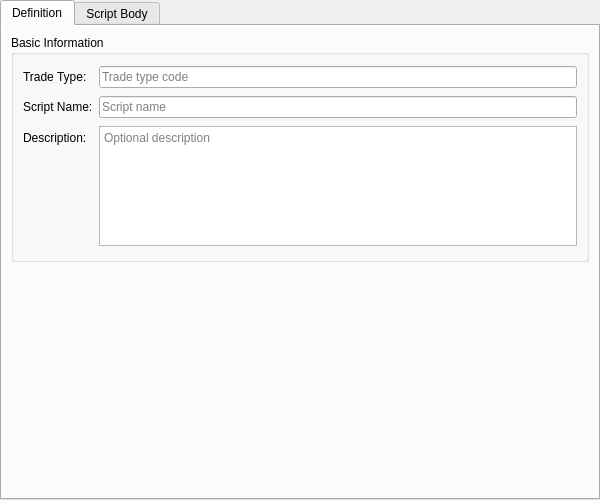
<?xml version="1.0" encoding="UTF-8"?>
<ui version="4.0">
 <class>ScriptedInstrumentForm</class>
 <widget class="QWidget" name="ScriptedInstrumentForm">
  <property name="geometry">
   <rect>
    <x>0</x>
    <y>0</y>
    <width>600</width>
    <height>500</height>
   </rect>
  </property>
  <layout class="QVBoxLayout" name="rootLayout">
   <property name="leftMargin"><number>0</number></property>
   <property name="topMargin"><number>0</number></property>
   <property name="rightMargin"><number>0</number></property>
   <property name="bottomMargin"><number>0</number></property>
   <item>
    <widget class="QTabWidget" name="subTabWidget">
     <property name="currentIndex"><number>0</number></property>
     <widget class="QWidget" name="definitionTab">
      <attribute name="title">
       <string>Definition</string>
      </attribute>
      <layout class="QVBoxLayout" name="definitionLayout">
       <item>
        <widget class="QGroupBox" name="definitionGroup">
         <property name="title">
          <string>Basic Information</string>
         </property>
         <layout class="QFormLayout" name="definitionFormLayout">
          <item row="0" column="0">
           <widget class="QLabel"><property name="text"><string>Trade Type:</string></property></widget>
          </item>
          <item row="0" column="1">
           <widget class="QLineEdit" name="tradeTypeCodeEdit">
            <property name="placeholderText"><string>Trade type code</string></property>
           </widget>
          </item>
          <item row="1" column="0">
           <widget class="QLabel"><property name="text"><string>Script Name:</string></property></widget>
          </item>
          <item row="1" column="1">
           <widget class="QLineEdit" name="scriptNameEdit">
            <property name="placeholderText"><string>Script name</string></property>
           </widget>
          </item>
          <item row="2" column="0">
           <widget class="QLabel"><property name="text"><string>Description:</string></property></widget>
          </item>
          <item row="2" column="1">
           <widget class="QPlainTextEdit" name="descriptionEdit">
            <property name="minimumSize">
             <size><width>0</width><height>60</height></size>
            </property>
            <property name="maximumSize">
             <size><width>16777215</width><height>120</height></size>
            </property>
            <property name="placeholderText">
             <string>Optional description</string>
            </property>
           </widget>
          </item>
         </layout>
        </widget>
       </item>
       <item>
        <spacer name="definitionSpacer">
         <property name="orientation"><enum>Qt::Vertical</enum></property>
         <property name="sizeHint" stdset="0">
          <size><width>20</width><height>20</height></size>
         </property>
        </spacer>
       </item>
      </layout>
     </widget>
     <widget class="QWidget" name="bodyTab">
      <attribute name="title">
       <string>Script Body</string>
      </attribute>
      <layout class="QVBoxLayout" name="bodyLayout">
       <item>
        <widget class="QGroupBox" name="scriptGroup">
         <property name="title">
          <string>Script</string>
         </property>
         <layout class="QVBoxLayout" name="scriptGroupLayout">
          <item>
           <widget class="QPlainTextEdit" name="scriptBodyEdit">
            <property name="minimumSize">
             <size><width>0</width><height>80</height></size>
            </property>
            <property name="placeholderText">
             <string>ORE AMC script body</string>
            </property>
           </widget>
          </item>
         </layout>
        </widget>
       </item>
       <item>
        <widget class="QGroupBox" name="parametersGroup">
         <property name="title">
          <string>Parameters</string>
         </property>
         <layout class="QFormLayout" name="parametersFormLayout">
          <item row="0" column="0">
           <widget class="QLabel"><property name="text"><string>Events (JSON):</string></property></widget>
          </item>
          <item row="0" column="1">
           <widget class="QPlainTextEdit" name="eventsJsonEdit">
            <property name="minimumSize">
             <size><width>0</width><height>60</height></size>
            </property>
            <property name="maximumSize">
             <size><width>16777215</width><height>120</height></size>
            </property>
            <property name="placeholderText">
             <string>[]</string>
            </property>
           </widget>
          </item>
          <item row="1" column="0">
           <widget class="QLabel"><property name="text"><string>Underlyings (JSON):</string></property></widget>
          </item>
          <item row="1" column="1">
           <widget class="QPlainTextEdit" name="underlyingsJsonEdit">
            <property name="minimumSize">
             <size><width>0</width><height>60</height></size>
            </property>
            <property name="maximumSize">
             <size><width>16777215</width><height>120</height></size>
            </property>
            <property name="placeholderText">
             <string>[]</string>
            </property>
           </widget>
          </item>
          <item row="2" column="0">
           <widget class="QLabel"><property name="text"><string>Parameters (JSON):</string></property></widget>
          </item>
          <item row="2" column="1">
           <widget class="QPlainTextEdit" name="parametersJsonEdit">
            <property name="minimumSize">
             <size><width>0</width><height>60</height></size>
            </property>
            <property name="maximumSize">
             <size><width>16777215</width><height>120</height></size>
            </property>
            <property name="placeholderText">
             <string>{}</string>
            </property>
           </widget>
          </item>
         </layout>
        </widget>
       </item>
      </layout>
     </widget>
    </widget>
   </item>
  </layout>
 </widget>
 <resources/>
 <connections/>
</ui>
